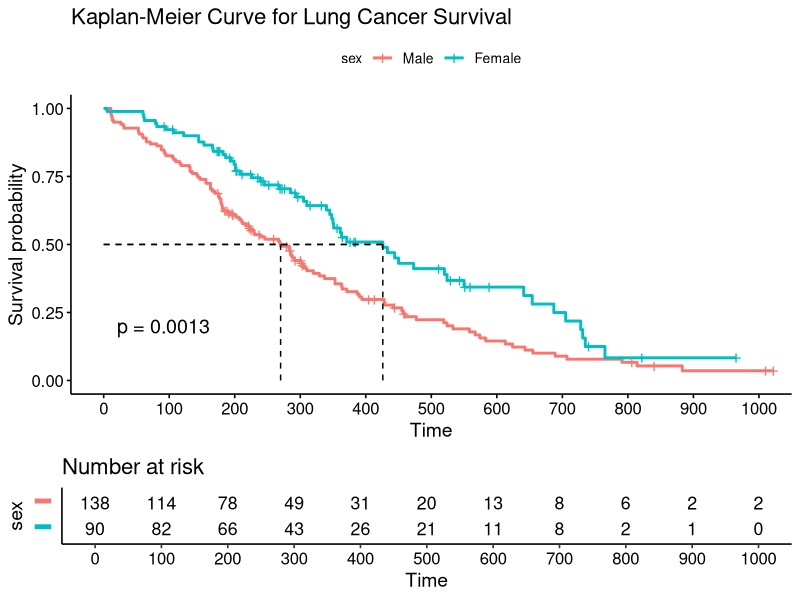
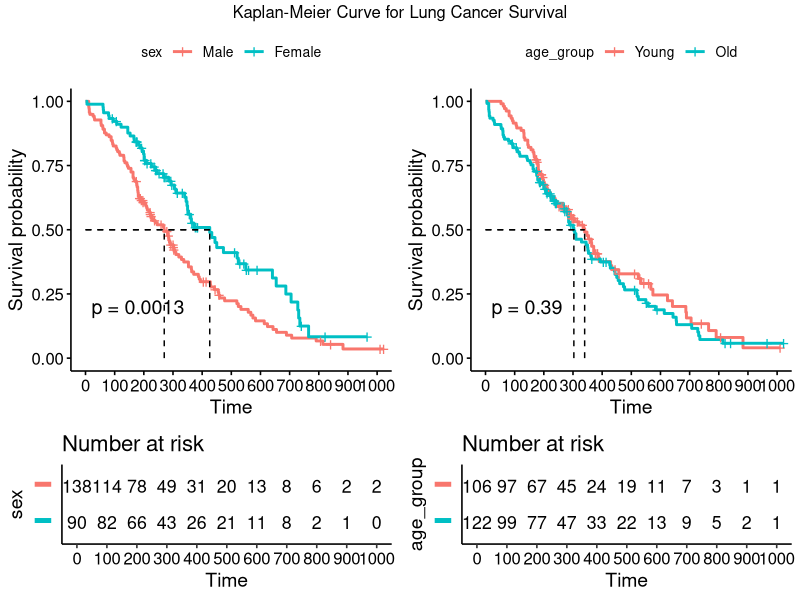
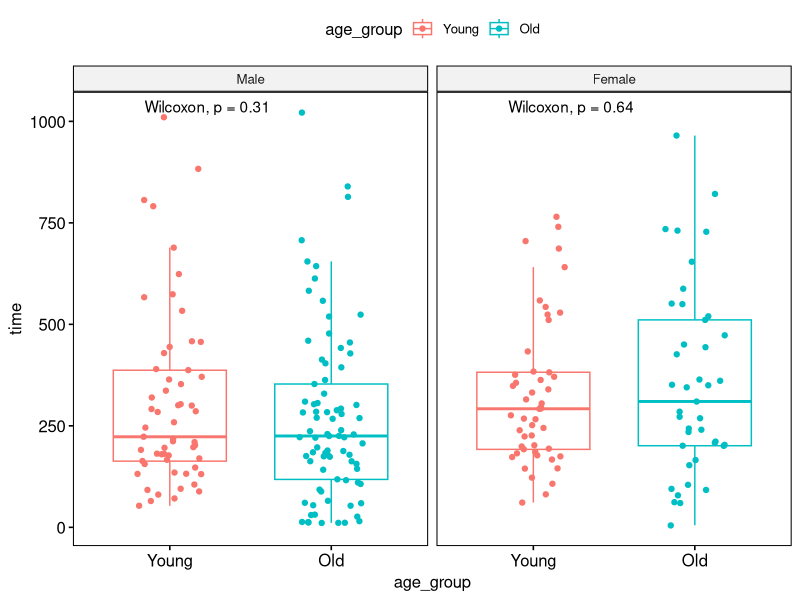

Here is the R script that generated these plots, in order:
## ---- chunk 1
# no warning or message display in the html file 
knitr::opts_chunk$set(message=FALSE, warning=FALSE, eval=TRUE, echo=TRUE) 
## ---- chunk 2
library(tidyverse)
library(survival)
library(survminer)
library(knitr)
library(kableExtra)
library(rlang)
library(ggpubr)
## ---- chunk 3
lung_dataset = lung %>% 
  mutate(sex = ifelse(sex == 1, "Male", "Female"),
         age_group = ifelse(age < median(age, na.rm = TRUE), "Young", "Old")) %>% 
  mutate(sex = fct_relevel(sex, "Male"),
         age_group = fct_relevel(age_group, "Young"))
## ---- chunk 4

fit <- surv_fit(Surv(time, status) ~ sex, data = lung_dataset) 
ggsurvplot(fit,
           risk.table = TRUE, tables.y.text = FALSE, break.x.by = 100, 
            pval = TRUE, surv.median.line = "hv",  
           legend.title = "sex", legend.labs = levels(lung_dataset$sex),
           title = "Kaplan-Meier Curve for Lung Cancer Survival")

## ---- chunk 5

KM_plots = list()
i = 1

for (strata_variable in c('sex', 'age_group')){
  surv_formula = paste0("Surv(time, status)~", strata_variable) %>% 
    as.formula()
  
  fit = surv_fit(surv_formula, data = lung_dataset)
  
  KM_plots[[i]] = ggsurvplot(fit,
                             risk.table = TRUE, tables.y.text = FALSE, break.x.by = 100, 
                             pval = TRUE, surv.median.line = "hv", 
                             legend.title = strata_variable, 
                             legend.labs = levels(lung_dataset[, strata_variable]))
  i = i+1
}

arrange_ggsurvplots(KM_plots,risk.table.height = 0.3, title = 'Kaplan-Meier Curve for Lung Cancer Survival') 

## ---- chunk 6
#---- define the formula ---- 
surv_formula = as.formula("Surv(time, status) ~ sex")
fit = surv_fit(formula = surv_formula, data = lung_dataset, conf.type = "log-log") 

#---- get the median ---- 
surv_result= summary(fit)$table %>% data.frame 
surv_median = cbind("Feature" = rownames(surv_result), surv_result) %>%  
  mutate(`Median [95% CI]` = paste0(median,' [', round(X0.95LCL, 1), ', ', round(X0.95UCL, 1), ']')) %>%  
  select(Feature, records, events, `Median [95% CI]`) 

kable(surv_median, row.names = FALSE) %>% kable_styling()
## ---- chunk 7
#---- define the formula ---- 
given_time = 300

strata_variable = "sex"
surv_formula = paste0("Surv(time, status)~", strata_variable) %>% 
    as.formula()
fit = surv_fit(formula = surv_formula, data = lung_dataset, conf.type = "log-log") 

survival_p_raw = summary(fit, times =given_time)

survival_p = data.frame(
    Feature = survival_p_raw$strata, 
    time = survival_p_raw$time, 
    risk = survival_p_raw$n.risk, 
    events = survival_p_raw$n.event, 
    survival_rate = survival_p_raw$surv, 
    lower_CI = survival_p_raw$lower, 
    upper_CI = survival_p_raw$upper) %>%  
  mutate_if(is.numeric, round, 3) %>%  
  mutate(survival_rate_95CI = paste0(survival_rate, ' [', lower_CI, ', ', upper_CI,']')) %>%  
  select(-survival_rate, -lower_CI, -upper_CI)  

kable(survival_p) %>% kable_styling() 
## ---- chunk 8
#---- define the formula ---- 

strata_variable = "sex"
ref_level = levels(lung_dataset[, strata_variable])[1]
surv_formula = paste0("Surv(time, status)~", strata_variable) %>% 
    as.formula()

#--- get the cox model ---- 

cox_model = coxph(formula = surv_formula, data=lung_dataset, method = 'efron')
cox_model_result = summary(cox_model) 
cox_HR_CI = cox_model_result$conf.int
cox_result = data.frame(Contrast = rownames(cox_HR_CI), 
                              Median = cox_HR_CI[, 'exp(coef)'],  
                              Lower95 = cox_HR_CI[, 'lower .95'],  
                              Upper95 = cox_HR_CI[, 'upper .95'],   
                              Pvalue = cox_model_result$coefficients[,'Pr(>|z|)']) %>% 
  mutate_if(is.numeric, round, 3) %>% 
  mutate(Contrast = gsub(pattern = paste0(strata_variable,"(.+)"), 
                         replacement = paste0(strata_variable, ": \\1 vs. ", ref_level), 
                         Contrast))

kable(cox_result) %>% kable_styling()

## ---- chunk 9
lung_dataset %>%  
  ggboxplot(x='age_group', 
            y='time', 
            facet.by = 'sex', 
            add = 'jitter', 
            color = 'age_group')+ 
  stat_compare_means() + ylab('time') 
## ---- chunk 10
new_column = "new_age"
old_column = "age"
lung_dataset = lung_dataset %>% 
  mutate(!!new_column := scale(!!sym(old_column)))
